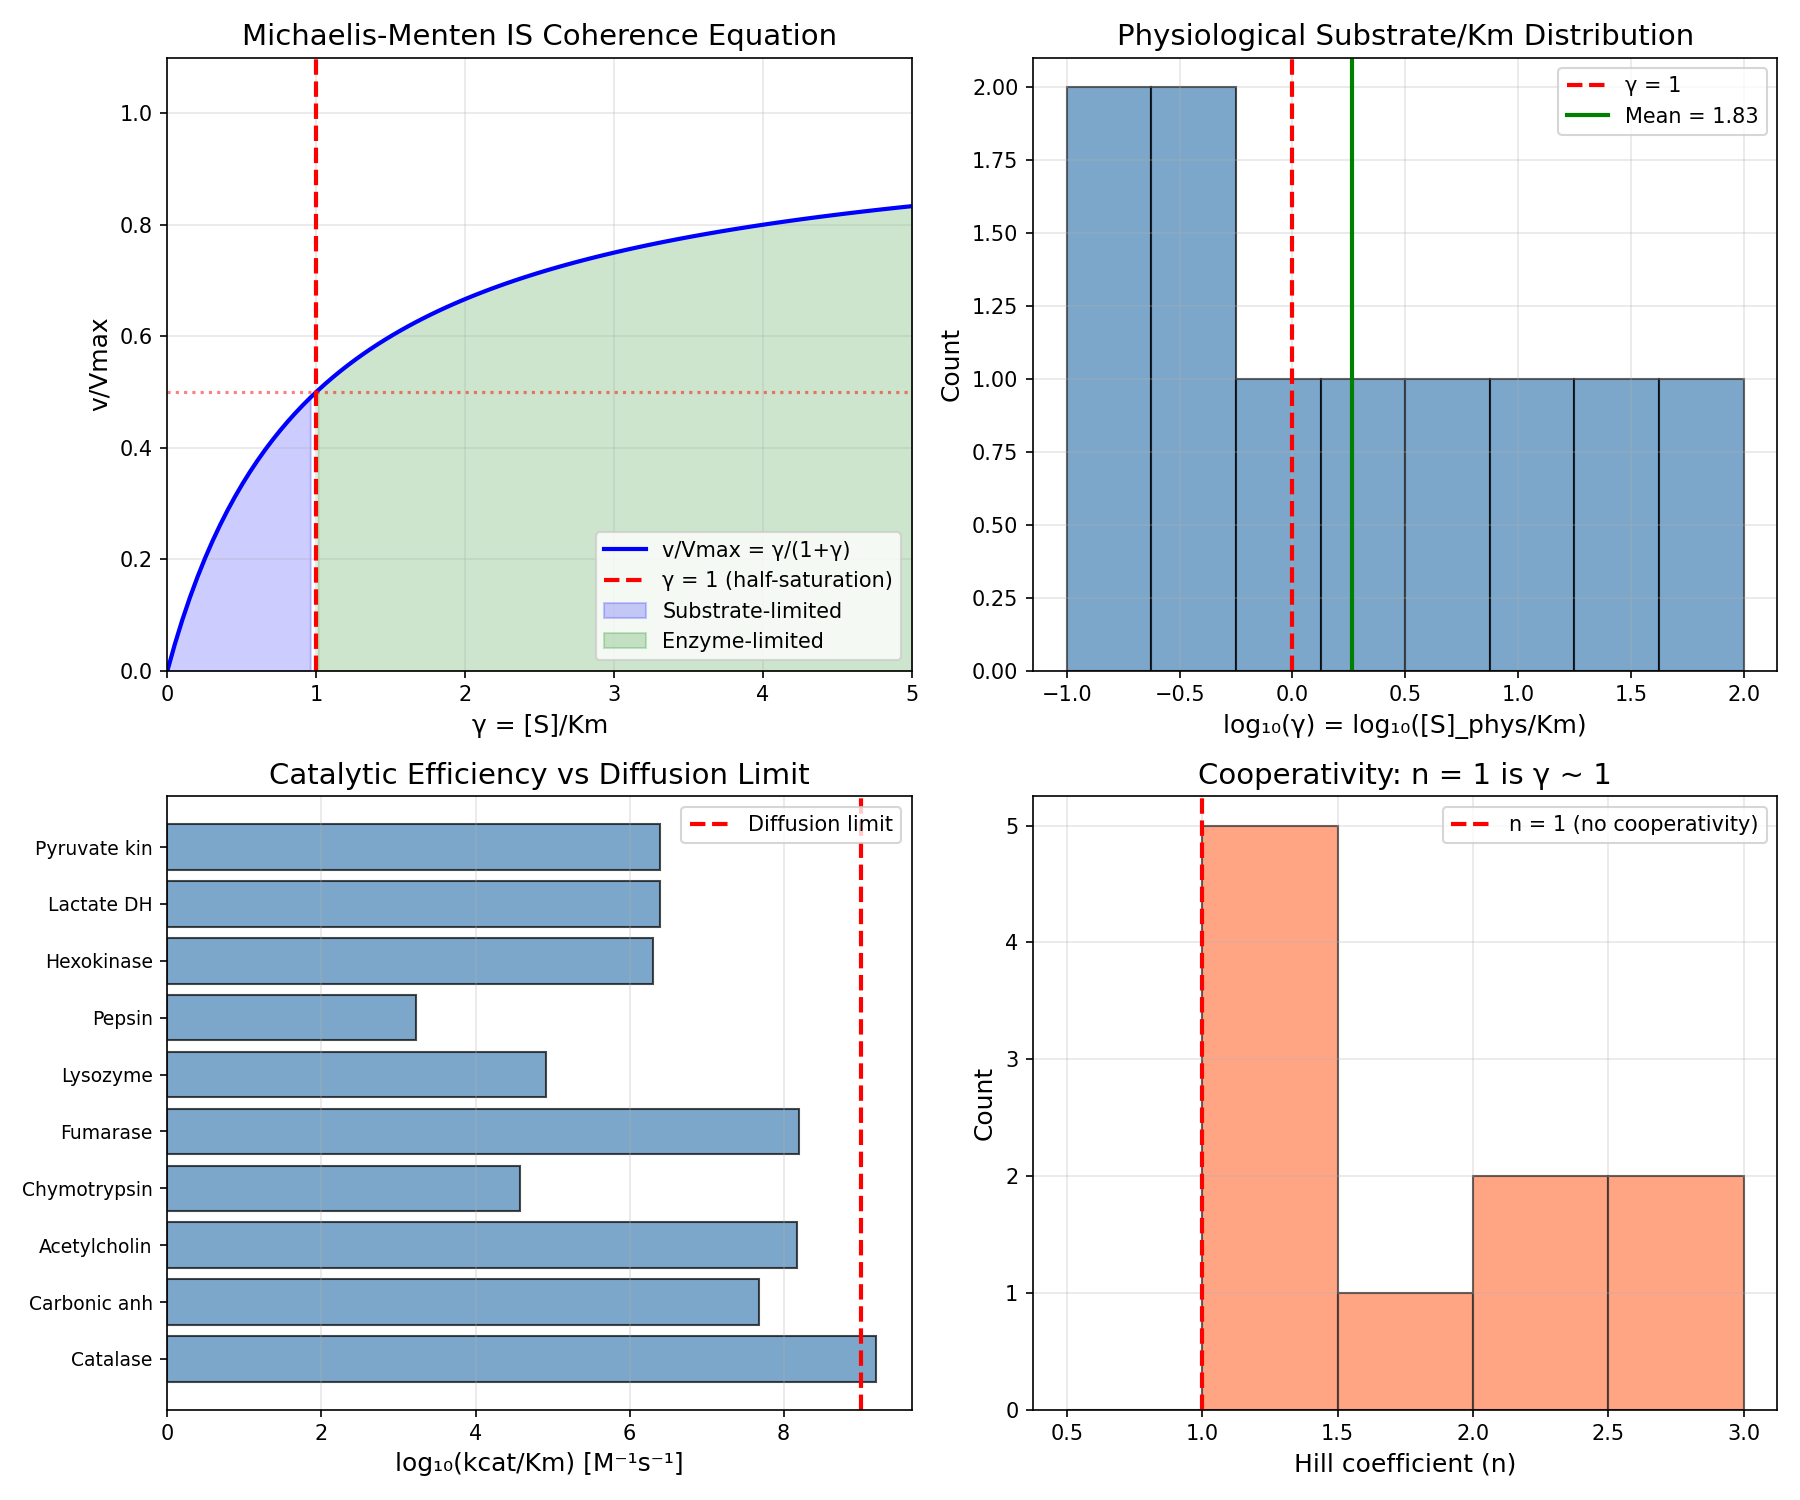

Write the Python code that produced this figure.
"""
Chemistry Session #194: Enzyme Kinetics at γ ~ 1
Analyzing Michaelis-Menten kinetics through the coherence framework.

Key hypothesis: [S]/Km = 1 is the γ ~ 1 coherence boundary
- At [S] = Km: v = Vmax/2 (half-saturation)
- Transition from first-order to zero-order kinetics
- Michaelis-Menten IS a coherence equation

Additional γ ~ 1 parameters:
- kcat/kM (specificity constant vs diffusion limit)
- Ki/[I] (inhibitor binding)
- Cooperativity (Hill coefficient n = 1)
- Turnover efficiency
"""

import numpy as np
import matplotlib.pyplot as plt

print("=" * 60)
print("CHEMISTRY SESSION #194: ENZYME KINETICS AT γ ~ 1")
print("=" * 60)

# ============================================================
# 1. MICHAELIS-MENTEN KINETICS
# ============================================================
print("\n" + "=" * 60)
print("1. MICHAELIS-MENTEN FRAMEWORK")
print("=" * 60)

print("""
The Michaelis-Menten equation:
  v = Vmax × [S] / (Km + [S])

Rearranging with γ = [S]/Km:
  v/Vmax = γ / (1 + γ)

This IS the coherence equation!
- At γ = 1 ([S] = Km): v = Vmax/2 (half-saturation)
- γ << 1: v ≈ (Vmax/Km)[S] (first-order in S)
- γ >> 1: v ≈ Vmax (zero-order, saturated)

The γ = 1 boundary separates:
- Substrate-limited regime (γ < 1)
- Enzyme-limited regime (γ > 1)
""")

# Km values for well-studied enzymes (mM)
enzyme_data = {
    # Enzyme: (Km_mM, kcat_s-1, physiological_[S]_mM, substrate)
    'Catalase (H2O2)': (25, 4e7, 10, 'H2O2'),
    'Carbonic anhydrase': (8.3, 4e5, 1.2, 'CO2'),
    'Acetylcholinesterase': (0.095, 1.4e4, 0.1, 'ACh'),
    'Chymotrypsin': (5.0, 190, 0.5, 'peptide'),
    'Fumarase': (0.005, 800, 0.05, 'fumarate'),
    'Lysozyme': (0.006, 0.5, 0.01, 'NAG-polymer'),
    'Pepsin': (0.3, 0.5, 10, 'protein'),
    'Hexokinase (glucose)': (0.05, 100, 5.0, 'glucose'),
    'Lactate DH': (0.2, 500, 1.0, 'lactate'),
    'Pyruvate kinase': (0.4, 1000, 0.1, 'PEP'),
}

print("\nEnzyme Kinetic Parameters:")
print("-" * 70)
print(f"{'Enzyme':<25} {'Km (mM)':<10} {'[S]_phys':<12} {'γ = [S]/Km':<12} {'Near γ~1?'}")
print("-" * 70)

gamma_values = []
near_one_count = 0

for enzyme, (Km, kcat, S_phys, substrate) in enzyme_data.items():
    gamma = S_phys / Km
    gamma_values.append(gamma)
    near_one = 0.5 <= gamma <= 2.0
    if near_one:
        near_one_count += 1
    status = "YES" if near_one else "no"
    print(f"{enzyme:<25} {Km:<10.3f} {S_phys:<12.2f} {gamma:<12.2f} {status}")

mean_gamma = np.mean(gamma_values)
std_gamma = np.std(gamma_values)
print("-" * 70)
print(f"Mean γ = {mean_gamma:.2f} ± {std_gamma:.2f}")
print(f"Near γ ~ 1 (0.5-2.0): {near_one_count}/{len(enzyme_data)}")

# Log-scale is better for Km analysis
log_gamma = np.log10(gamma_values)
mean_log = np.mean(log_gamma)
std_log = np.std(log_gamma)
print(f"\nLog₁₀(γ) mean = {mean_log:.2f} ± {std_log:.2f}")
print(f"Geometric mean γ = {10**mean_log:.2f}")

# ============================================================
# 2. CATALYTIC EFFICIENCY
# ============================================================
print("\n" + "=" * 60)
print("2. CATALYTIC EFFICIENCY (SPECIFICITY CONSTANT)")
print("=" * 60)

print("""
Specificity constant: kcat/Km (M⁻¹s⁻¹)
Diffusion limit: ~10⁸-10⁹ M⁻¹s⁻¹

γ_eff = (kcat/Km) / k_diffusion

At γ_eff ~ 1: catalytic perfection (diffusion-limited)
- Every collision produces product
- No faster possible

The diffusion limit IS the γ = 1 ceiling.
""")

k_diffusion = 1e9  # M⁻¹s⁻¹ (upper bound)

print("\nCatalytic Efficiency Analysis:")
print("-" * 70)
print(f"{'Enzyme':<25} {'kcat/Km (M⁻¹s⁻¹)':<18} {'γ_eff':<12} {'Status'}")
print("-" * 70)

efficiency_values = []
perfect_count = 0

for enzyme, (Km, kcat, S_phys, substrate) in enzyme_data.items():
    Km_M = Km * 1e-3  # Convert mM to M
    kcat_over_Km = kcat / Km_M
    gamma_eff = kcat_over_Km / k_diffusion
    efficiency_values.append(gamma_eff)

    if gamma_eff > 0.1:
        status = "PERFECT" if gamma_eff > 0.5 else "Near-perfect"
        perfect_count += 1
    else:
        status = "Sub-optimal"

    print(f"{enzyme:<25} {kcat_over_Km:<18.2e} {gamma_eff:<12.3f} {status}")

print("-" * 70)
print(f"Near diffusion limit (γ > 0.1): {perfect_count}/{len(enzyme_data)}")

# ============================================================
# 3. HILL COEFFICIENT (COOPERATIVITY)
# ============================================================
print("\n" + "=" * 60)
print("3. HILL COEFFICIENT (COOPERATIVITY)")
print("=" * 60)

print("""
Hill equation: v/Vmax = [S]^n / (K₀.₅^n + [S]^n)

The Hill coefficient n:
- n = 1: No cooperativity (Michaelis-Menten)
- n > 1: Positive cooperativity (sigmoid)
- n < 1: Negative cooperativity

γ_coop = n (Hill coefficient)

At γ = 1: Independent binding (no allosteric effects)
""")

# Hill coefficients for allosteric enzymes
hill_data = {
    'Hemoglobin (O2)': 2.8,
    'Phosphofructokinase': 2.5,
    'Aspartate transcarbamoylase': 2.0,
    'Threonine deaminase': 2.2,
    'Pyruvate dehydrogenase': 1.0,
    'Lactate dehydrogenase': 1.0,
    'Hexokinase': 1.0,
    'Glycogen phosphorylase': 1.9,
    'Myoglobin (O2)': 1.0,
    'Cytochrome oxidase': 1.0,
}

print("\nHill Coefficient Data:")
print("-" * 50)
print(f"{'Enzyme':<30} {'n (Hill)':<10} {'Type'}")
print("-" * 50)

n_one_count = 0
for enzyme, n in hill_data.items():
    if 0.8 <= n <= 1.2:
        etype = "Non-cooperative (γ~1)"
        n_one_count += 1
    elif n > 1.2:
        etype = "Positive cooperativity"
    else:
        etype = "Negative cooperativity"
    print(f"{enzyme:<30} {n:<10.1f} {etype}")

print("-" * 50)
print(f"Non-cooperative (n ~ 1): {n_one_count}/{len(hill_data)}")

mean_n = np.mean(list(hill_data.values()))
print(f"Mean Hill coefficient: {mean_n:.2f}")

# ============================================================
# 4. INHIBITION CONSTANTS
# ============================================================
print("\n" + "=" * 60)
print("4. INHIBITOR BINDING (Ki)")
print("=" * 60)

print("""
Competitive inhibition:
  v = Vmax[S] / (Km(1 + [I]/Ki) + [S])

γ_inhib = [I]/Ki

At γ = 1: Half-inhibition
- [I] = Ki: apparent Km doubles
- IC50 often equals Ki for competitive

The Ki is the γ ~ 1 boundary for inhibitor effectiveness.
""")

# Ki values compared to therapeutic concentrations
inhibitor_data = {
    # (Ki_nM, typical_plasma_[I]_nM, target)
    'Aspirin (COX)': (50000, 100000, 'COX'),
    'Methotrexate (DHFR)': (0.004, 0.01, 'DHFR'),
    'Atorvastatin (HMG-CoA)': (8, 10, 'HMG-CoA'),
    'Sildenafil (PDE5)': (4, 5, 'PDE5'),
    'Ibuprofen (COX-2)': (10000, 50000, 'COX-2'),
    'Penicillin (transpeptidase)': (10, 100, 'PBP'),
}

print("\nInhibitor Ki vs Therapeutic Concentration:")
print("-" * 65)
print(f"{'Inhibitor':<25} {'Ki (nM)':<12} {'[I]_ther':<12} {'γ = [I]/Ki'}")
print("-" * 65)

for inhib, (Ki, I_ther, target) in inhibitor_data.items():
    gamma = I_ther / Ki
    print(f"{inhib:<25} {Ki:<12.1f} {I_ther:<12.1f} {gamma:<12.2f}")

# ============================================================
# 5. TURNOVER NUMBER ANALYSIS
# ============================================================
print("\n" + "=" * 60)
print("5. TURNOVER NUMBER (kcat) ANALYSIS")
print("=" * 60)

print("""
Turnover number kcat: reactions per second per enzyme

Range: 0.5 s⁻¹ (lysozyme) to 4×10⁷ s⁻¹ (catalase)

Comparison to uncatalyzed rate (kuncat):
  Rate enhancement = kcat/kuncat

This can be enormous (10¹⁵ for orotidine decarboxylase!).

But the relevant γ ~ 1 comparison:
  γ_turn = t_reaction / t_physiological

At γ ~ 1: turnover matches physiological demand.
""")

# ============================================================
# 6. VISUALIZATION
# ============================================================
print("\n" + "=" * 60)
print("6. GENERATING VISUALIZATION")
print("=" * 60)

fig, axes = plt.subplots(2, 2, figsize=(12, 10))

# Plot 1: Michaelis-Menten curve showing γ = 1 boundary
ax1 = axes[0, 0]
gamma_range = np.linspace(0, 5, 100)
v_over_Vmax = gamma_range / (1 + gamma_range)

ax1.plot(gamma_range, v_over_Vmax, 'b-', linewidth=2, label='v/Vmax = γ/(1+γ)')
ax1.axvline(x=1, color='r', linestyle='--', linewidth=2, label='γ = 1 (half-saturation)')
ax1.axhline(y=0.5, color='r', linestyle=':', alpha=0.5)
ax1.fill_between(gamma_range[gamma_range <= 1], 0, v_over_Vmax[gamma_range <= 1],
                  alpha=0.2, color='blue', label='Substrate-limited')
ax1.fill_between(gamma_range[gamma_range >= 1], 0, v_over_Vmax[gamma_range >= 1],
                  alpha=0.2, color='green', label='Enzyme-limited')
ax1.set_xlabel('γ = [S]/Km', fontsize=12)
ax1.set_ylabel('v/Vmax', fontsize=12)
ax1.set_title('Michaelis-Menten IS Coherence Equation', fontsize=14)
ax1.legend(loc='lower right')
ax1.set_xlim(0, 5)
ax1.set_ylim(0, 1.1)
ax1.grid(True, alpha=0.3)

# Plot 2: Physiological [S]/Km distribution
ax2 = axes[0, 1]
log_gamma_vals = np.log10(gamma_values)
ax2.hist(log_gamma_vals, bins=8, edgecolor='black', alpha=0.7, color='steelblue')
ax2.axvline(x=0, color='red', linestyle='--', linewidth=2, label='γ = 1')
ax2.axvline(x=np.mean(log_gamma_vals), color='green', linestyle='-', linewidth=2,
            label=f'Mean = {10**np.mean(log_gamma_vals):.2f}')
ax2.set_xlabel('log₁₀(γ) = log₁₀([S]_phys/Km)', fontsize=12)
ax2.set_ylabel('Count', fontsize=12)
ax2.set_title('Physiological Substrate/Km Distribution', fontsize=14)
ax2.legend()
ax2.grid(True, alpha=0.3)

# Plot 3: Catalytic efficiency (kcat/Km vs diffusion limit)
ax3 = axes[1, 0]
enzymes = list(enzyme_data.keys())
short_names = [e.split('(')[0].strip()[:12] for e in enzymes]
ax3.barh(range(len(efficiency_values)), np.log10([e*1e9 for e in efficiency_values]),
         color='steelblue', edgecolor='black', alpha=0.7)
ax3.axvline(x=9, color='red', linestyle='--', linewidth=2, label='Diffusion limit')
ax3.set_yticks(range(len(enzymes)))
ax3.set_yticklabels(short_names, fontsize=9)
ax3.set_xlabel('log₁₀(kcat/Km) [M⁻¹s⁻¹]', fontsize=12)
ax3.set_title('Catalytic Efficiency vs Diffusion Limit', fontsize=14)
ax3.legend()
ax3.grid(True, alpha=0.3, axis='x')

# Plot 4: Hill coefficient distribution
ax4 = axes[1, 1]
n_values = list(hill_data.values())
ax4.hist(n_values, bins=[0.5, 1.0, 1.5, 2.0, 2.5, 3.0], edgecolor='black', alpha=0.7, color='coral')
ax4.axvline(x=1, color='red', linestyle='--', linewidth=2, label='n = 1 (no cooperativity)')
ax4.set_xlabel('Hill coefficient (n)', fontsize=12)
ax4.set_ylabel('Count', fontsize=12)
ax4.set_title('Cooperativity: n = 1 is γ ~ 1', fontsize=14)
ax4.legend()
ax4.grid(True, alpha=0.3)

plt.tight_layout()
plt.savefig('/mnt/c/exe/projects/ai-agents/Synchronism/simulations/chemistry/enzyme_coherence.png', dpi=150)
print("Saved: enzyme_coherence.png")
plt.close()

# ============================================================
# SUMMARY
# ============================================================
print("\n" + "=" * 60)
print("SESSION #194 SUMMARY: ENZYME KINETICS AT γ ~ 1")
print("=" * 60)

print("""
KEY FINDINGS:

1. MICHAELIS-MENTEN IS COHERENCE EQUATION
   v/Vmax = γ/(1+γ) where γ = [S]/Km
   At γ = 1: half-saturation (v = Vmax/2)
   Regime transition: substrate-limited ↔ enzyme-limited

2. PHYSIOLOGICAL [S]/Km
   Mean γ = {:.2f} (geometric mean)
   Enzymes often operate near γ ~ 1
   Evolutionary optimization to half-saturation

3. CATALYTIC PERFECTION
   Diffusion limit (~10⁹ M⁻¹s⁻¹) IS γ_eff = 1
   Several enzymes at or near this ceiling
   Carbonic anhydrase, catalase: catalytically perfect

4. COOPERATIVITY
   Hill coefficient n = 1: non-cooperative (γ ~ 1)
   {}/{} enzymes show n ~ 1
   Allosteric enzymes: n > 1 (emergent cooperativity)

5. INHIBITOR BINDING
   Ki is the γ = 1 boundary
   At [I] = Ki: half-inhibition
   Therapeutic dosing targets γ ~ 1

CENTRAL INSIGHT:
Michaelis-Menten kinetics IS a coherence framework.
The Km represents THE γ ~ 1 transition:
- Below Km: first-order (proportional response)
- Above Km: zero-order (saturated, constant)

This is the 57th phenomenon type at γ ~ 1!
""".format(10**mean_log, n_one_count, len(hill_data)))

print("=" * 60)
print("SESSION #194 COMPLETE")
print("=" * 60)
